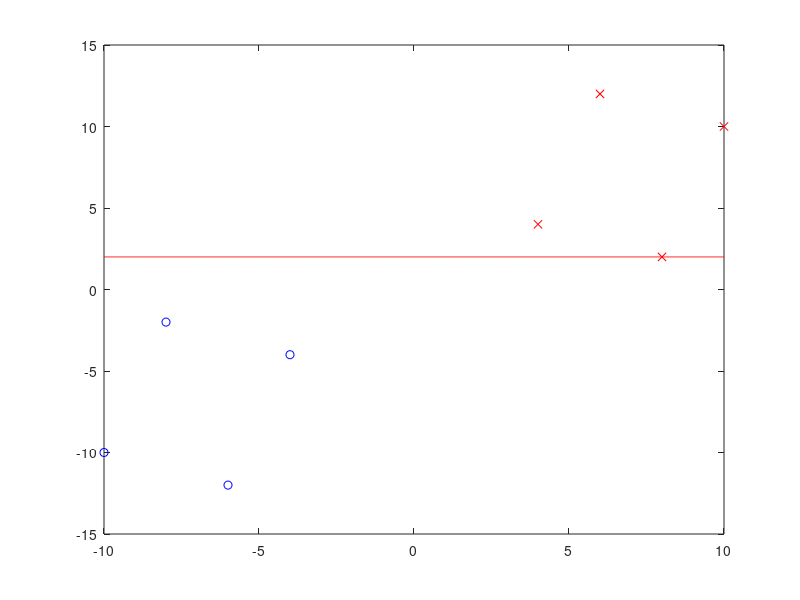

The MATLAB script that drew this image: (Note: this script raises an error after producing the figure.)
function Perceptron()
    clear all, close all;
    DataPoints = [-10 -10;-8 -2; -6 -12; -4 -4; 10 10;8 2; 6 12; 4 4;]; 
    DataPoints = DataPoints';
    DataLabel = [-1 -1 -1 -1 1 1 1 1]; 
    class1Pts = DataPoints(:, DataLabel == -1); 
    class2Pts = DataPoints(:, DataLabel == 1); 
    plot (class1Pts(1, :), class2Pts (2, :), 'bo', class2Pts (1, :), class2Pts (2, :), 'rx'); 
    W = findSepLine(class1Pts, class2Pts);
end
function W = findSepLine (class1Pts, class2Pts)
    class1Pts = [1,1,1,1;class1Pts];
    class2Pts = [1,1,1,1;class2Pts];
    W = [0 1 -1];   %x = y line
    xMin = min(class1Pts(2,:)); %x range for plotting the line
    xMax = max(class2Pts(2,:));
    xrange = xMin:0.01:xMax; 
    alpha = 0.005;
    fprintf('Alpha : %f\n',alpha)
    for i = 1:30
        % ax + by + c = 0
        a = W(2);
        b = W(3);
        c = W(1); 
        y = (-a*xrange -c)/b; %Generate y points on the boundary
        clf; 
        plot (class1Pts(2,:), class1Pts(3,:), 'bo', class2Pts(2,:), class2Pts(3,:), 'rx'); 
        hold on;
        plot (xrange, y,'r'); pause(5); %Plot the boundary
        %Pick misclassified samples from negative class
        predClss1 = class1Pts'*W'; %Predict class for negative class samples
        pickdmcSac1 = find(predClss1>0); %pick those which are wrongly predicted as positive
        sumdxX1 = sum(pickdmcSac1, 2); %compute gradient contribution from negative sample
        %Pick misclassified samples from positive class
        predClss2 = class2Pts'*W'; %Predict class for positive class samples
        pickdmcSac2 = find(predClss2<=0); %pick those which are predicted as from negative class
        sumdxX2 = sum(-1*pickdmcSac2, 2); %compute gradient contribution from negative samples
        errCst = sumdxX1 + sumdxX2 %compute gradient for both negative and positive class
        W = W - alpha*errCst %apply gradient descent
        if (isempty(pickdmcSac1) && isempty(pickdmcSac2))
            %if no misclassified samples
            return;
        end
    end
end